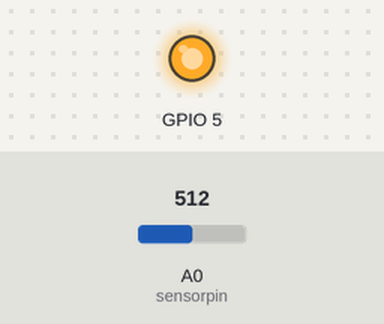
The sketch below on a simulated ESP8266 (NodeMCU). On the bench: output pins drawn as LEDs (lit = HIGH). Inputs (shaded band) come from the test bench; at power-on: A0 (sensorpin) = 512. WiFi joins after 1.5 s; servers stay silent unless stated; what the sketch prints to the serial monitor is not drawn.

Above: at 3.0 s.
3.1 s: A0 (sensorpin) set to 755
5.8 s: A0 (sensorpin) set to 771
At 6.2 s:
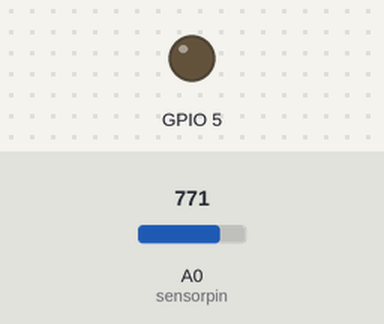
9.3 s: A0 (sensorpin) set to 716
At 10.5 s:
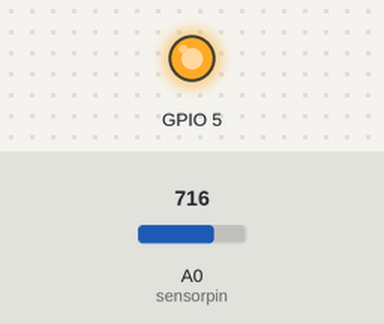
12.0 s: A0 (sensorpin) set to 900
At 14.8 s:
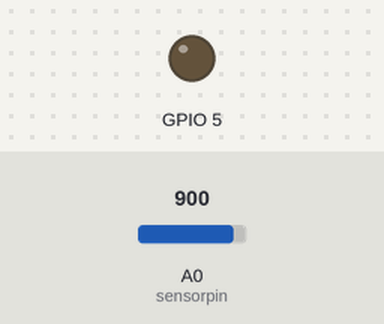
Timing chart, 0 to 16.3 s (numbered marks = the images above; inputs shaded):
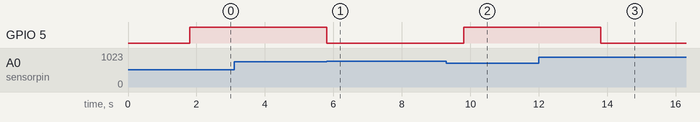

The sketch:

soil.ino
```cpp
#include <ESP8266WiFi.h>
#include <BlynkSimpleEsp8266.h>

#define BLYNK_PRINT Serial
int sensorpin=A0;
int sensorvalue=0;
int outputvalue=0;
int count = 10;
// You should get Auth Token in the Blynk App.
// Go to the Project Settings (nut icon).
char auth[] = "a6Y3hXRPLF84mSJhFh8vy2pBnf2arXI9";

// Your WiFi credentials.
// Set password to "" for open networks.
char ssid[] = "varshini11";
char pass[] = "varshini11";

void setup()
{
  // Debug console
  Serial.begin(9600);
  pinMode(5, OUTPUT);
  Blynk.begin(auth, ssid, pass);
}

void loop()
{
  sensorvalue=analogRead(sensorpin);
  outputvalue=map(sensorvalue,0,1023,0,100); //100,0 pottupaaru

  if(outputvalue>74)
  {
       Serial.println("Soil moisture is low, Motor started!!!");
       Serial.print(outputvalue);

       digitalWrite(5, LOW);

if(count==0){
       Blynk.notify("Soil moisture is low, Motor started!!!");
       count = 10;
       }
       else{
        count--;
        }
  }
  else
  {
       Serial.println("Moisture content is stable, Motor Stopped");
       Serial.print(outputvalue);
              digitalWrite(5, HIGH);

       if(count==0){
       Blynk.notify("Moisture content is stable, Motor Stopped");
       count = 10;
       }
       else{
        count--;
        }
  }
  delay(2000);
  Blynk.virtualWrite(V1,outputvalue);
  Blynk.run();
}
```

Measured:
- the behaviour switches between 762 and 763 on A0 (sensorpin) (found by bisection; images 0 and 1)
- after the input at 3.1 s, every drawn part: stays the same
- after the input at 5.8 s, GPIO 5: HIGH → LOW at once
- after the input at 9.3 s, GPIO 5: LOW → HIGH after 0.51 s
- after the input at 12.0 s, GPIO 5: HIGH → LOW after 1.8 s
